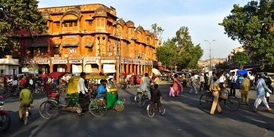
#> input picture software/test_images/img1.jpg, 274 x 137 px, shrunk from 612 x 306 before the run
$ python benchmark.py   (older library calls are emulated)
#> lines starting #> are read from the running program, lines starting #| are printed output that depends on the picture; after the words box and inside, x2 and y2 are one past the last pixel; in counts of white or black regions, pixels touching at a corner belong together
"""
============================================================
FILE    : benchmark.py
PROJECT : FPGA-Based Sobel Edge Detection
PURPOSE : Precise latency measurement for software Sobel.
          Runs each image 50 times to get stable numbers.
          Exports CSV and bar chart for thesis.

WHY 50 RUNS?
  Single run latency is unstable due to:
  - CPU cache cold start (first run always slow)
  - OS scheduling interruptions
  - Memory page faults
  50 runs + 5 warmup gives statistically stable mean/median

HOW TO RUN:
  python software/src/benchmark.py

OUTPUT (in software/results/):
  software_benchmark.csv        - Latency stats per image
  software_latency_chart.png    - Bar chart (use in thesis)
============================================================
"""

import cv2
import numpy as np
import pandas as pd
import matplotlib
matplotlib.use('Agg')
import matplotlib.pyplot as plt
import os
import time
import statistics

# ============================================================
# BENCHMARK CONFIGURATION
# ============================================================
N_RUNS    = 50   # Number of timed runs per image
WARMUP    = 5    # Warmup runs (discarded — lets CPU cache settle)
THRESHOLD = 80   # Must match sobel_opencv.py threshold

# Directory paths
INPUT_DIR  = os.path.join(os.path.dirname(__file__), '..', 'test_images')
OUTPUT_DIR = os.path.join(os.path.dirname(__file__), '..', 'results')
# ============================================================


def run_pipeline(gray):
    """
    Minimal core pipeline for benchmarking.
    No file I/O, no display — pure computation only.
    This isolates exactly what the FPGA replaces.

    Args:
        gray: Grayscale image (uint8)
    Returns:
        edges: Binary edge map
    """
    # Gaussian blur — removes noise before differentiation
    blur = cv2.GaussianBlur(gray, (3, 3), 0)

    # Sobel gradients — detect edges in both directions
    # CV_64F preserves negative values (essential for correct results)
    gx = cv2.Sobel(blur, cv2.CV_64F, 1, 0, ksize=3)
    gy = cv2.Sobel(blur, cv2.CV_64F, 0, 1, ksize=3)

    # Take absolute values and convert to 0-255
    gx_abs = cv2.convertScaleAbs(gx)
    gy_abs = cv2.convertScaleAbs(gy)

    # Combine gradients — approximates L1 magnitude
    mag = cv2.addWeighted(gx_abs, 0.5, gy_abs, 0.5, 0)

    # Binary threshold — pixels above THRESHOLD become edges
    _, edges = cv2.threshold(mag, THRESHOLD, 255, cv2.THRESH_BINARY)
    return edges


def benchmark_image(path):
    """
    Benchmark one image over N_RUNS iterations.
    Returns dict with mean, median, std, min, max latency.

    Args:
        path: Full path to image file
    Returns:
        dict with latency statistics, or None if load fails
    """
    img = cv2.imread(path)
    if img is None:
        print(f"[ERROR] Cannot load: {path}")
        return None

    # Convert to grayscale once — not part of benchmark timing
    gray = cv2.cvtColor(img, cv2.COLOR_BGR2GRAY)
    h, w = gray.shape
    name = os.path.basename(path)
    print(f"\n[BENCH] {name}  ({w}x{h} = {w*h:,} pixels)  {N_RUNS} runs")

    # ── WARMUP RUNS (discarded) ──────────────────────────────
    # First few runs are slower because:
    # 1. OpenCV functions load into CPU instruction cache
    # 2. Image data loads into CPU data cache
    # 3. Python JIT effects settle
    # We discard these to get the "steady state" performance
    for _ in range(WARMUP):
        run_pipeline(gray)

    # ── TIMED RUNS ───────────────────────────────────────────
    # time.perf_counter() is the most precise Python timer
    # Resolution: nanoseconds on modern systems
    # Better than time.time() which uses OS wall clock (can jump)
    times = []
    for _ in range(N_RUNS):
        t0 = time.perf_counter()
        run_pipeline(gray)
        t1 = time.perf_counter()
        times.append((t1 - t0) * 1000.0)  # Convert seconds to milliseconds

    # Calculate statistics
    mean_ms   = statistics.mean(times)
    median_ms = statistics.median(times)
    std_ms    = statistics.stdev(times)
    min_ms    = min(times)
    max_ms    = max(times)

    print(f"  Mean:{mean_ms:.3f}ms  Median:{median_ms:.3f}ms  "
          f"Std:{std_ms:.3f}ms  Min:{min_ms:.3f}ms  Max:{max_ms:.3f}ms")

    # Return results dict (used for CSV export and chart)
    return {
        'image_name': name,
        'width': w, 'height': h,
        'pixels': w * h,
        'n_runs': N_RUNS,
        'mean_ms': round(mean_ms, 4),    # Primary metric for thesis
        'median_ms': round(median_ms, 4),
        'stdev_ms': round(std_ms, 4),    # Shows measurement stability
        'min_ms': round(min_ms, 4),
        'max_ms': round(max_ms, 4),
        'fps': round(1000.0 / mean_ms, 1)  # Frames per second
    }


def save_csv(records):
    """Save benchmark results to CSV file."""
    df = pd.DataFrame(records)
    path = os.path.join(OUTPUT_DIR, 'software_benchmark.csv')
    df.to_csv(path, index=False)
    print(f"\n[SAVED] CSV → {path}")
    return df


def save_chart(records):
    """
    Create bar chart showing latency per image.
    Includes FPGA target range lines for comparison.
    This chart goes directly into your thesis results section.
    """
    names   = [r['image_name'].rsplit('.', 1)[0] for r in records]
    means   = [r['mean_ms']   for r in records]
    stds    = [r['stdev_ms']  for r in records]
    resols  = [f"{r['width']}x{r['height']}" for r in records]

    fig, ax = plt.subplots(figsize=(max(10, len(records) * 2), 6))

    # Draw bars with error bars showing standard deviation
    bars = ax.bar(names, means, yerr=stds, capsize=4,
                  color='#2C5F8A', edgecolor='#1A3A5C', linewidth=1.2,
                  error_kw=dict(ecolor='#C4860A', lw=2),
                  label='SW Mean Latency')

    # Annotate each bar with latency and resolution
    for bar, m, r in zip(bars, means, resols):
        ax.text(bar.get_x() + bar.get_width() / 2,
                bar.get_height() + max(stds) * 0.15,
                f'{m:.1f} ms\n{r}',
                ha='center', va='bottom', fontsize=8, color='#1A3A5C')

    # FPGA target range lines — shows what hardware should achieve
    ax.axhline(10, color='#1A6B1A', ls='--', lw=1.5,
               label='FPGA Target Max (10 ms)')
    ax.axhline(2,  color='#C4860A', ls='--', lw=1.5,
               label='FPGA Target Min (2 ms)')
    ax.axhspan(2, 10, alpha=0.08, color='#1A6B1A')  # Green target zone

    ax.set_xlabel('Test Image', fontsize=12)
    ax.set_ylabel('Latency (ms)', fontsize=12)
    ax.set_title(
        f'Software Sobel — Latency Benchmark\n'
        f'(Python + OpenCV | {N_RUNS} runs each | Gaussian 3×3 | Threshold {THRESHOLD})',
        fontsize=13, fontweight='bold'
    )
    ax.legend(fontsize=10)
    ax.grid(axis='y', alpha=0.3)
    plt.xticks(rotation=20, ha='right')
    plt.tight_layout()

    path = os.path.join(OUTPUT_DIR, 'software_latency_chart.png')
    plt.savefig(path, dpi=150, bbox_inches='tight')
    plt.close()
    print(f"[SAVED] Chart → {path}")


def main():
    """
    Main entry point.
    Benchmarks all images in test_images/ folder.
    Prints summary and saves CSV + chart.
    """
    os.makedirs(OUTPUT_DIR, exist_ok=True)

    exts = ('.jpg', '.jpeg', '.png', '.bmp', '.tiff')
    images = sorted([
        os.path.join(INPUT_DIR, f)
        for f in os.listdir(INPUT_DIR)
        if f.lower().endswith(exts)
    ])

    if not images:
        print(f"[WARNING] No images in {INPUT_DIR}")
        return

    print(f"\n{'='*55}")
    print(f"  SOFTWARE BENCHMARK — {len(images)} image(s)")
    print(f"  {N_RUNS} runs each | {WARMUP} warmup runs discarded")
    print(f"{'='*55}")

    records = [benchmark_image(p) for p in images]
#> in benchmark_image, img is the input picture: shape (137, 274, 3); mean B, G, R 83.6, 101.1, 113.1
#| [BENCH] img1.jpg  (274x137 = 37,538 pixels)  50 runs
#> the loop in benchmark_image, `for _ in range(N_RUNS):` made 50 passes
#> pass 1, in run_pipeline (call 6), `_, edges = cv2.threshold(mag, THRESHOLD, 255, cv2.THRESH_BINARY)`:
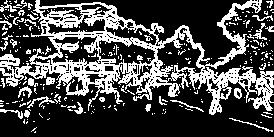
#> edges: shape (137, 274); 29.1% white; 261 white regions (230 under 20 px), largest, box (x1, y1, x2, y2) and area: (0, 0, 274, 115) 8721, (27, 96, 55, 108) 85, (253, 23, 267, 40) 73
#> after the loop in benchmark_image, `for _ in range(N_RUNS):`: times = 50 values, max 12.95 at index 0, min 0.842 at index 31, mean 1.15
#> in benchmark_image, `mean_ms   = statistics.mean(times)`: mean_ms = 1.15
#> in benchmark_image, `median_ms = statistics.median(times)`: median_ms = 0.87
#> in benchmark_image, `std_ms    = statistics.stdev(times)`: std_ms = 1.71
#> in benchmark_image, `min_ms    = min(times)`: min_ms = 0.842
#> in benchmark_image, `max_ms    = max(times)`: max_ms = 12.95
#|   Mean:1.148ms  Median:0.870ms  Std:1.712ms  Min:0.842ms  Max:12.945ms
#> call 2 of benchmark_image, with path = 'software/src/../test_images/img2.jpg'
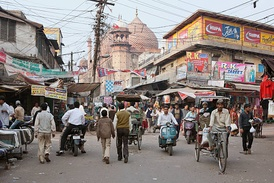
#> input picture software/test_images/img2.jpg, 274 x 183 px, shrunk from 612 x 408 before the run
#> in benchmark_image, img is the input picture: shape (183, 274, 3); mean B, G, R 125.2, 128.7, 137.8
#| [BENCH] img2.jpg  (274x183 = 50,142 pixels)  50 runs
#> the loop in benchmark_image (call 2), `for _ in range(WARMUP):` made 5 passes
#> pass 1, in run_pipeline (call 56), `gy = cv2.Sobel(blur, cv2.CV_64F, 0, 1, ksize=3)`:
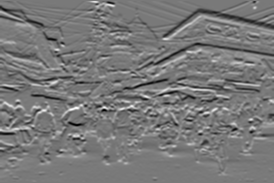
#> gy: shape (183, 274) float64; min -562, max 617, mean -3.9; drawn with min black and max white
#> the loop in benchmark_image (call 2), `for _ in range(N_RUNS):` made 50 passes
#> pass 1, in run_pipeline (call 61), `gy_abs = cv2.convertScaleAbs(gy)`:
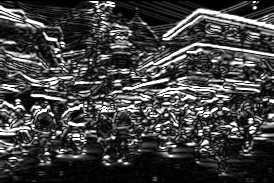
#> gy_abs: shape (183, 274); min 0, max 255, mean 65.6
#> pass 1, in run_pipeline (call 61), `mag = cv2.addWeighted(gx_abs, 0.5, gy_abs, 0.5, 0)`:
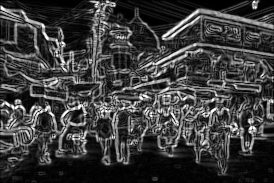
#> mag: shape (183, 274); min 0, max 255, mean 60.7
#> pass 1, in run_pipeline (call 61), `_, edges = cv2.threshold(mag, THRESHOLD, 255, cv2.THRESH_BINARY)`:
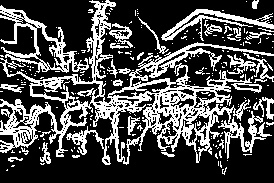
#> edges: shape (183, 274); 30.1% white in thin lines or dots
#> after the loop in benchmark_image (call 2), `for _ in range(N_RUNS):`: times = 50 values, max 10.05 at index 0, min 0.53 at index 35, mean 0.765
#> in benchmark_image (call 2), `mean_ms   = statistics.mean(times)`: mean_ms = 0.765
#> in benchmark_image (call 2), `median_ms = statistics.median(times)`: median_ms = 0.547
#> in benchmark_image (call 2), `std_ms    = statistics.stdev(times)`: std_ms = 1.35
#> in benchmark_image (call 2), `min_ms    = min(times)`: min_ms = 0.53
#> in benchmark_image (call 2), `max_ms    = max(times)`: max_ms = 10.05
#|   Mean:0.765ms  Median:0.547ms  Std:1.347ms  Min:0.530ms  Max:10.054ms
#> records = 2 items
    records = [r for r in records if r]

    if not records:
        return

    # Print final summary table
    avg = statistics.mean([r['mean_ms'] for r in records])
#> avg = 0.957
    print(f"\n{'='*55}")
    print(f"  FINAL SUMMARY")
    print(f"{'='*55}")
    print(f"  {'Image':<25} {'Res':<12} {'Mean':>8} {'Min':>8} {'Max':>8}")
    print(f"  {'-'*60}")
    for r in records:
        res = f"{r['width']}x{r['height']}"
        print(f"  {r['image_name']:<25} {res:<12} "
              f"{r['mean_ms']:>7.2f}ms {r['min_ms']:>7.2f}ms {r['max_ms']:>7.2f}ms")
#> this loop made 2 passes
#> res on passes 1 to 2: '274x137', '274x183'
#|   img1.jpg                  274x137         1.15ms    0.84ms   12.95ms
#|   img2.jpg                  274x183         0.77ms    0.53ms   10.05ms

    print(f"\n  Overall avg latency : {avg:.3f} ms  ← SOFTWARE BASELINE")
#|   Overall avg latency : 0.957 ms  ← SOFTWARE BASELINE
    print(f"  FPGA target         : 2-10 ms")
    print(f"  Expected speedup    : {avg/10:.1f}x – {avg/2:.1f}x faster")
#|   Expected speedup    : 0.1x – 0.5x faster

    save_csv(records)
#> in save_csv, `df = pd.DataFrame(records)`: df = table of 2 rows and 11 columns
    save_chart(records)
#> in save_chart, `names   = [r['image_name'].rsplit('.', 1)[0] for r in records]`: names = ['img1', 'img2']
#> in save_chart, `means   = [r['mean_ms']   for r in records]`: means = [1.15, 0.765]
#> in save_chart, `stds    = [r['stdev_ms']  for r in records]`: stds = [1.71, 1.35]
#> in save_chart, `resols  = [f"{r['width']}x{r['height']}" for r in records]`: resols = ['274x137', '274x183']
#> the loop in save_chart, `for bar, m, r in zip(bars, means, resols):` made 2 passes
#> (m, r) on passes 1 to 2: (1.15, '274x137'), (0.765, '274x183')
#> in save_chart, `plt.savefig(path, dpi=150, bbox_inches='tight')`:
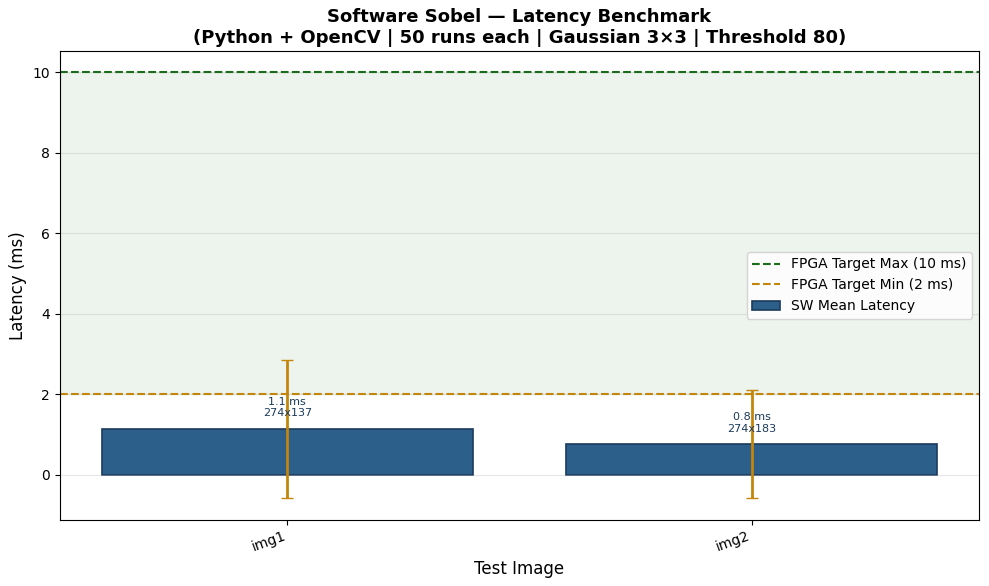
#> figure drawn by matplotlib, 1 panel


if __name__ == '__main__':
    main()
